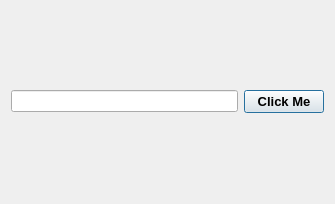
<?xml version="1.0" encoding="UTF-8"?>
<ui version="4.0">
 <class>Dialog</class>
 <widget class="QDialog" name="Dialog">
  <property name="geometry">
   <rect>
    <x>0</x>
    <y>0</y>
    <width>335</width>
    <height>204</height>
   </rect>
  </property>
  <property name="windowTitle">
   <string>Dialog</string>
  </property>
  <layout class="QVBoxLayout" name="verticalLayout">
   <item>
    <layout class="QHBoxLayout" name="horizontalLayout">
     <item>
      <widget class="QLineEdit" name="lineEdit"/>
     </item>
     <item>
      <widget class="QPushButton" name="pushButton">
       <property name="font">
        <font>
         <pointsize>10</pointsize>
         <bold>true</bold>
        </font>
       </property>
       <property name="toolTip">
        <string>Click Me</string>
       </property>
       <property name="text">
        <string>Click Me</string>
       </property>
      </widget>
     </item>
    </layout>
   </item>
  </layout>
 </widget>
 <resources/>
 <connections/>
</ui>
